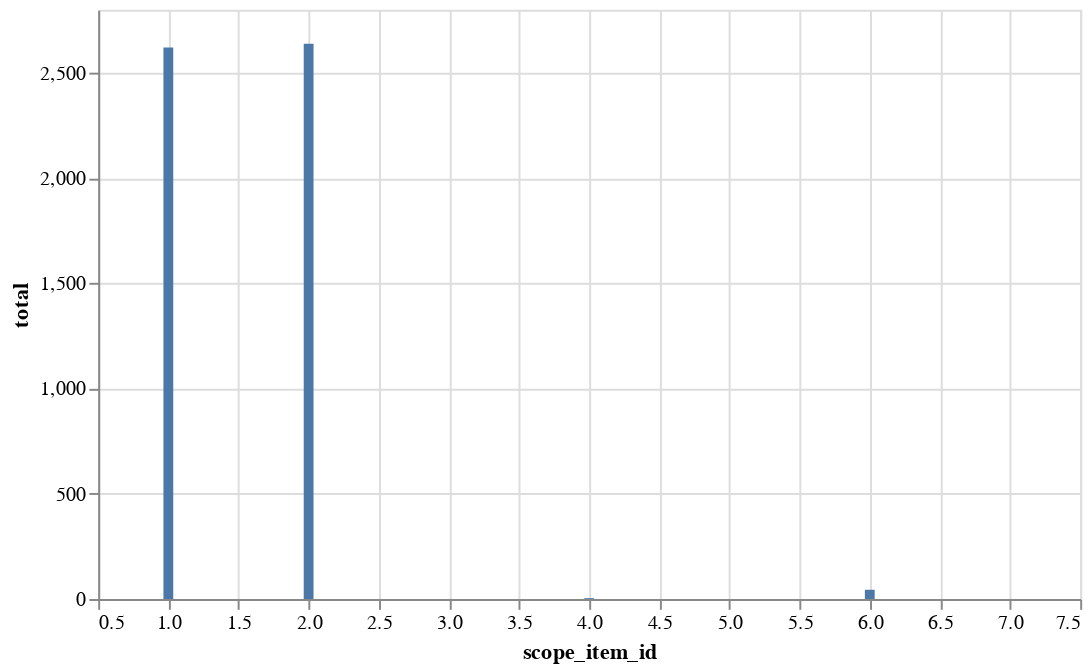

Notebook source saved alongside this figure:
### Code cell
alt.Chart(loc_emission).mark_bar().encode(
        x='scope_item_id',
        y='total:Q',
        tooltip=[
            alt.Tooltip('scope_item', title='scope_item'),
        ]
        ).properties(
                width=500,
                height=300
                )

### Figure 1 — Vega-Lite specification as saved in the notebook (floating-point values rounded to 4 significant figures)
{"config": {"view": {"continuousWidth": 400, "continuousHeight": 300}}, "data": {"name": "data-3b8de6d5d992cd67158aeb7743ee4330"}, "mark": "bar", "encoding": {"tooltip": [{"field": "scope_item", "title": "scope_item", "type": "nominal"}], "x": {"field": "scope_item_id", "type": "quantitative"}, "y": {"field": "total", "type": "quantitative"}}, "height": 300, "width": 500, "$schema": "https://vega.github.io/schema/vega-lite/v4.17.0.json", "datasets": {"data-3b8de6d5d992cd67158aeb7743ee4330": [{"assessment_id": 7071, "type": "Déclaration", "scope_item_id": 1, "co2": 2621.0, "ch4": 0.0, "n2o": 0.0, "other": 0.0, "total": 2621.0, "co2_biogenic": 0.0, "scope_item": "Emissions directes des sources fixes de combustion"}, {"assessment_id": 7071, "type": "Déclaration", "scope_item_id": 2, "co2": 2639.0, "ch4": 0.0, "n2o": 0.0, "other": 0.0, "total": 2639.0, "co2_biogenic": 0.0, "scope_item": "Emissions directes des sources mobiles à moteur thermique"}, {"assessment_id": 7071, "type": "Déclaration", "scope_item_id": 3, "co2": 0.0, "ch4": 0.0, "n2o": 0.0, "other": 0.0, "total": 0.0, "co2_biogenic": 0.0, "scope_item": "Emissions directes des procédés hors énergie"}, {"assessment_id": 7071, "type": "Déclaration", "scope_item_id": 4, "co2": 4.0, "ch4": 0.0, "n2o": 0.0, "other": 0.0, "total": 4.0, "co2_biogenic": 0.0, "scope_item": "Emissions directes fugitives"}, {"assessment_id": 7071, "type": "Déclaration", "scope_item_id": 5, "co2": 0.0, "ch4": 0.0, "n2o": 0.0, "other": 0.0, "total": 0.0, "co2_biogenic": 0.0, "scope_item": "Emissions issues de la biomasse (sols et forêts)"}, {"assessment_id": 7071, "type": "Déclaration", "scope_item_id": 6, "co2": null, "ch4": null, "n2o": null, "other": null, "total": 44.0, "co2_biogenic": 0.0, "scope_item": "Emissions indirectes liées à la consommation d'électricité"}, {"assessment_id": 7071, "type": "Déclaration", "scope_item_id": 7, "co2": null, "ch4": null, "n2o": null, "other": null, "total": 0.0, "co2_biogenic": 0.0, "scope_item": "Emissions indirectes liées à la consommation de vapeur, chaleur ou froid"}]}}
